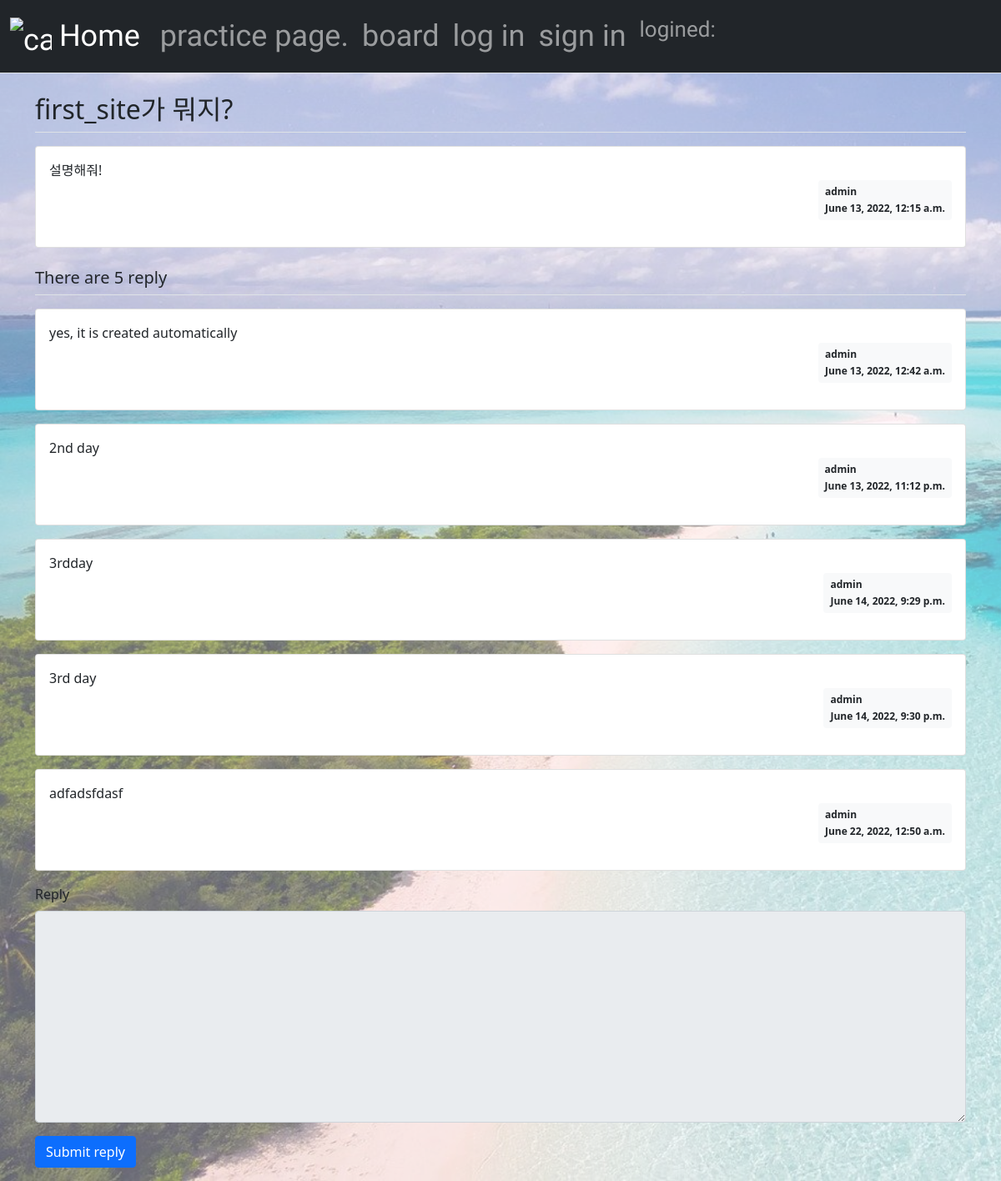
/first_site/1/, run on the app's committed database.
### first_site/models.py (models this page shows, shortened)
class Question(models.Model):
    category = models.CharField(max_length=100, default="etc", null=True, blank=True)
    author = models.ForeignKey(User, on_delete=models.CASCADE)
    subject = models.CharField(max_length=200)
    content = models.TextField()
    create_date = models.DateTimeField()
    modify_date = models.DateTimeField(null=True, blank=True)

class Answer(models.Model):
    author = models.ForeignKey(User, on_delete=models.CASCADE)
    question = models.ForeignKey(Question, on_delete=models.CASCADE)
    content = models.TextField()
    create_date = models.DateTimeField()
    modify_date = models.DateTimeField(null=True, blank=True)

### first_site/views.py (the view)
# urls.py: path('<int:question_id>/', views.detail, name='detail'),
def detail(request, question_id):
    question = get_object_or_404(Question, pk=question_id)
    context = {'question': question}
    return render(request, 'first_site/question_detail.html', context)

### templates/first_site/question_detail.html (shortened to what this page needs)
{% extends 'base.html' %}
{% block content %}
<div class="container my-3">
    <h2 class="border-bottom py-2">{{ question.subject }}</h2>
    <div class="card my-3">
        <div class="card-body">
            <div class="card-text" style="white-space: pre-line;">{{ question.content }}</div>
            <div class="d-flex justify-content-end">
                <div class="badge bg-light text-dark p-2 text-start">
                    <div class="mb-2">{{question.author.username}}</div>
                    <div>{{ question.create_date }}</div>
                </div>
            </div>
        </div>
    </div>
    <h5 class="border-bottom my-3 py-2">There are {{question.answer_set.count}} reply</h5>
    {% for answer in question.answer_set.all %}
    <div class="card my-3">
        <div class="card-body">
            <div class="card-text" style="white-space: pre-line;">{{ answer.content }}</div>
            <div class="d-flex justify-content-end">
                <div class="badge bg-light text-dark p-2 text-start">
                    <div class="mb-2">{{ answer.author.username }}</div>
                    <div>{{ answer.create_date }}</div>
                </div>
            </div>
        </div>
    </div>
    {% endfor %}
    <form action="{% url 'first_site:answer_create' question.id %}" method="post" class="my-3">
        <div class="mb-3">
            <label for="content" class="form-label">Reply</label>
            <textarea {% if not user.is_authenticated %}disabled{% endif %}
                      name="content" id="content" class="form-control" rows="10"></textarea>
        </div>
        <input type="submit" value="Submit reply" class="btn btn-primary">
    </form>
</div>
{% endblock %}

### templates/base.html (style rules this page uses)
body::before { content:""; background-image: url("/static/beach.jpg"); background-size: cover; opacity: 0.6; position: absolute; top: 0px; left: 0px; right: 0px; bottom: 0px; z-index: -1; }

### data on the page
Question: subject "first_site가 뭐지?", content "설명해줘!", author.username "admin", create_date "June 13, 2022, 12:15 a.m.", answer_set.count "5"
Answer: content "yes, it is created automatically", author.username "admin", create_date "June 13, 2022, 12:42 a.m."
Answer: content "2nd day", author.username "admin", create_date "June 13, 2022, 11:12 p.m."
Answer: content "3rdday", author.username "admin", create_date "June 14, 2022, 9:29 p.m."
Answer: content "3rd day", author.username "admin", create_date "June 14, 2022, 9:30 p.m."
Answer: content "adfadsfdasf", author.username "admin", create_date "June 22, 2022, 12:50 a.m."
